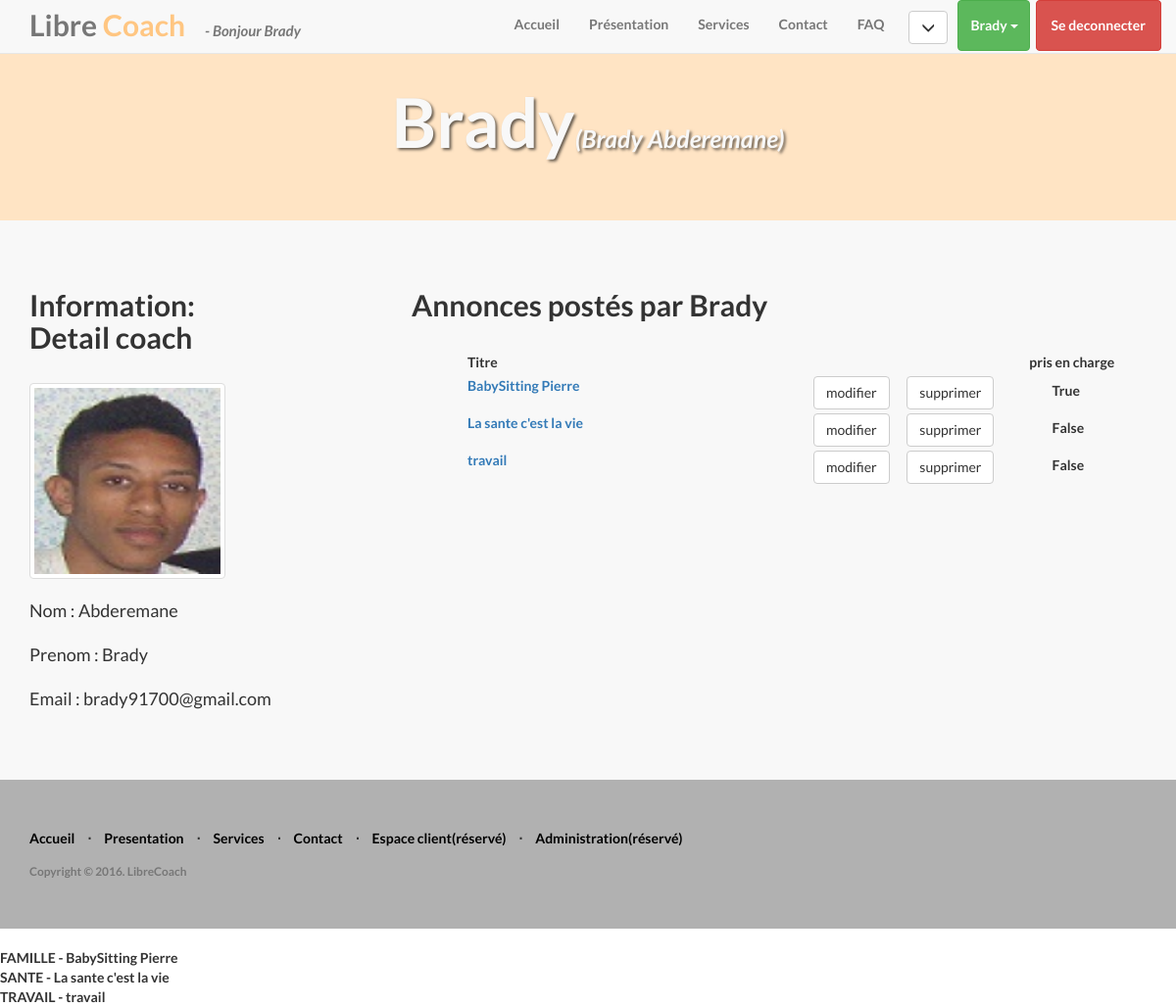
/librecoach/compteclient/1/, run on the app's committed database.
### librecoach/models.py (models this page shows, shortened)
class Coach(models.Model):
	user = models.OneToOneField(User, on_delete=models.CASCADE, default='inconnu')
	specialiste = models.CharField(max_length=30, choices=type_rubrique)
	coach_image = models.FileField()
	def __str__(self):
		return self.specialiste

class Annonce(models.Model):
	username = models.CharField(max_length=30, default='--')
	nom = models.CharField(max_length=30)
	prenom = models.CharField(max_length=30)
	email = models.CharField(max_length=30)
	telephone = models.CharField(max_length=30)
	pays = models.CharField(max_length=30)
	ville = models.CharField(max_length=30)
	code_postal = models.CharField(max_length=30)
	rubrique = models.ForeignKey(Coach, blank=True, null=True)
	titre_annonce = models.CharField(max_length=100)
	descriptif_annonce = models.TextField()
	date_depot = models.DateTimeField(default=datetime.now())
	pris_en_charge = models.BooleanField(default=False)
	lundi = models.CharField(max_length=30, choices=journee, default='00')
	mardi = models.CharField(max_length=30, choices=journee, default='00')
	mercredi = models.CharField(max_length=30, choices=journee, default='00')
	jeudi = models.CharField(max_length=30, choices=journee, default='00')
	vendredi = models.CharField(max_length=30, choices=journee, default='00')
	user = models.ForeignKey(User, blank=True, null=True)

### librecoach/views.py (the view)
# urls.py: url(r'^compteclient/(?P<pk>[0-9]+)/$', views.CompteView.as_view(), name='compte-client'),
class CompteView(generic.DetailView):
		model = User
		template_name = 'librecoach/compte_client.html'

### librecoach/templates/librecoach/compte_client.html (shortened to what this page needs)
    {% load static %}
    {% include 'librecoach/corp/header.html' %}
    <div class="intro-header" style="background:bisque">
        <div class="container">
            <div class="row">
                <div class="col-lg-12">
                    <div class="intro-message-page">
                        <h1 style="padding-top: 25px;">{{user.username}}<span style="font-size:25px"><i>({{user.last_name}} {{user.first_name}})</i></span></h1>
                    </div>
                </div>
            </div>
        </div>
    </div>
    {% if user.is_staff %}
    <div class="content-section-a">
        <div class="container">
            <div class="row">
                <div class="col-lg-4 col-sm-4">
                    <h2 class="section-heading">Information:<br>Detail coach</h2>
                    <img style="width:200px;height:200px" src="{{user.coach.coach_image}}" alt="..." class="img-thumbnail"><br>
                    <br><p class="lead">Nom : {{ user.first_name }}</p>
                    <p class="lead">Prenom : {{ user.last_name }}</p>
                    <p class="lead">Email : {{ user.email }}</p>
                </div>
                <div class="col-lg-8 col-sm-6">
                    <h2 class="section-heading">Annonces postés par {{user.username}}</h2>
                    <ul>
                        <li style="list-style: none;padding:2px">pris en charge<span class="col-lg-10 col-sm-10">Titre</span></li>
                        {% for annonce in user.annonce_set.all %}
                        <li style="list-style: none;padding:2px"><a class="col-lg-6 col-sm-6" href="/librecoach/{{ annonce.id }}/">{{ annonce.titre_annonce }}</a>
                        <a style="margin: 0px 15px 0px 15px;" class="btn btn-default" href="{% url 'librecoach:annonce-modifier' annonce.id %}">modifier</a>
                        <form style="display:inline" action="{% url 'librecoach:annonce-supprimer' annonce.id %}" method="post">
                            <button class="btn btn-default" type="submit">supprimer</button>
                        </form><span style="padding-left:8%;">{{annonce.pris_en_charge}}</span>
                        </li>
                        {% endfor %}
                    </ul>
                </div>
            </div>
        </div>
    </div>
    {% endif %}
    {% include 'librecoach/corp/footer.html' %}
    {% for annonce in user.annonce_set.all %}
       {{ annonce.rubrique }} - {{annonce.titre_annonce}}<br>
    {% endfor %}

### librecoach/templates/librecoach/corp/header.html (shortened to what this page needs)
<!DOCTYPE html>
<html lang="en">
<head>
    {% load static %}
    <link href="{% static 'librecoach/css/bootstrap.min.css' %}" rel="stylesheet">
    <link href="{% static 'librecoach/css/landing-page.css' %}" rel="stylesheet">
    <link href="{% static 'librecoach/font-awesome/css/font-awesome.min.css' %}" rel="stylesheet" type="text/css">
</head>
<body>
    <nav class="navbar navbar-default navbar-fixed-top topnav" role="navigation">
        <div class="container topnav">
            <div class="navbar-header">
                <a class="navbar-brand topnav" href="{% url 'librecoach:index' %}" style="font-size: 30px;">Libre <span style="color:#ffc682">Coach</span>{% if user.is_active %}<span style="margin-left:20px;font-size:15px"><i>- Bonjour {{user.username}}</i></span>{% endif %}</a>
            </div>
            <div class="collapse navbar-collapse" id="bs-example-navbar-collapse-1">
                <ul class="nav navbar-nav navbar-right">
                    <li>
                        <a href="{% url 'librecoach:index' %}#accueil">Accueil</a>
                    </li>
                    <li>
                        <a href="{% url 'librecoach:index' %}#presentation">Présentation</a>
                    </li>
                    <li>
                        <a href="{% url 'librecoach:index' %}#services">Services</a>
                    </li>
                    <li>
                        <a href="{% url 'librecoach:index' %}#contact">Contact</a>
                    </li>
                    <li>
                        <a href="{% url 'librecoach:faq' %}">FAQ</a>
                    </li>
                    <li>
                        {% if user.is_active%}
                        <div class="dropdown">
                          <button style="margin: 10px;" class="glyphicon glyphicon-menu-down btn btn-default dropdown-toggle" type="button" id="dropdownMenu2" data-toggle="dropdown" aria-haspopup="true" aria-expanded="false">
                          </button>
                        </div>
                        {% else %}
                    </li>
                    <li style="background: #2e6da4; border-radius: 5px; margin-right: 10px;">
                        <a class="btn btn-primary" href="{% url 'librecoach:creer-compte' %}" role="button" style="color:#ccc;">S'inscrire</a>
                    </li>
                        {% endif %}
                    {% include 'librecoach/connexion/login.html' %}
                </ul>
            </div>
        </div>
    </nav>

### librecoach/templates/librecoach/connexion/login.html (shortened to what this page needs)
    {% if user.is_active%}
<li>
    <div class="dropdown">
      <button style="padding-top: 15px;padding-bottom: 15px;font-weight: bold;width:99%" class="btn btn-success dropdown-toggle" type="button" id="dropdownMenu1" data-toggle="dropdown" aria-haspopup="true" aria-expanded="false">
        {{ user.username }}
        <span class="caret"></span>
      </button>
    </div>
</li>
<li style="background: #c9302c; border-radius: 5px; margin-left: 5px;"><a class="btn btn-danger" href="{% url 'librecoach:accueil' %}"><span style="color:white; font-weight: bold;">Se deconnecter</span></a></li>
    {% endif %}

### librecoach/templates/librecoach/corp/footer.html (shortened to what this page needs)
    <footer style="background: #b1b1b1;">
        <div class="container">
            <div class="row">
                <div class="col-lg-12">
                    <ul class="list-inline">
                        <li>
                            <a style="color:black" href="{% url 'librecoach:index' %}#accueil">Accueil</a>
                        </li>
                        <li class="footer-menu-divider">&sdot;</li>
                        <li>
                            <a style="color:black" href="{% url 'librecoach:index' %}#presentation">Presentation</a>
                        </li>
                        <li class="footer-menu-divider">&sdot;</li>
                        <li>
                            <a style="color:black" href="{% url 'librecoach:index' %}#services">Services</a>
                        </li>
                        <li class="footer-menu-divider">&sdot;</li>
                        <li>
                            <a style="color:black" href="{% url 'librecoach:index' %}#contact">Contact</a>
                        </li>
                        <li class="footer-menu-divider">&sdot;</li>
                        <li>
                            <a style="color:black" href="{% url 'librecoach:coach-view' %}">Espace client(réservé)</a>
                        </li>
                        <li class="footer-menu-divider">&sdot;</li>
                        <li>
                            <a style="color:black" href="{% url 'librecoach:administration' %}">Administration(réservé)</a>
                        </li>
                    </ul>
                    <p class="copyright text-muted small">Copyright &copy; 2016. LibreCoach</p>
                </div>
            </div>
        </div>
    </footer>
    {% load static %}
</body>
</html>

### librecoach/static/librecoach/css/landing-page.css (style rules this page uses)
body, html { width: 100%; height: 100%; }
body, h1, h2, h3, h4, h5, h6 { font-family: "Lato","Helvetica Neue",Helvetica,Arial,sans-serif; font-weight: 700; }
.topnav { font-size: 14px; }
.lead { font-size: 18px; font-weight: 400; }
.intro-header { padding-top: 50px; padding-bottom: 50px; text-align: center; color: #f8f8f8; background: url(../images/home.png) no-repeat center center; background-size: cover; }
.intro-message-page { position: relative; padding-top: 1%; padding-bottom: 1%; }
.intro-message-page> h1 { margin: 0; text-shadow: 2px 2px 3px rgba(0,0,0,0.6); font-size: 5em; }
.content-section-a { padding: 50px 0; background-color: #f8f8f8; }
.section-heading { margin-bottom: 30px; }
footer { padding: 50px 0; background-color: #f8f8f8; }
p.copyright { margin: 15px 0 0; }
a { cursor : pointer; }

### data on the page
Annonce: titre_annonce "BabySitting Pierre", pris_en_charge "True", rubrique "FAMILLE"
Annonce: titre_annonce "La sante c'est la vie", pris_en_charge "False", rubrique "SANTE"
Annonce: titre_annonce "travail", pris_en_charge "False", rubrique "TRAVAIL"

### other printed values
{{ user.username }} "Brady"
{{ user.last_name }} "Brady"
{{ user.first_name }} "Abderemane"
{{ user.email }} "brady91700@gmail.com"
